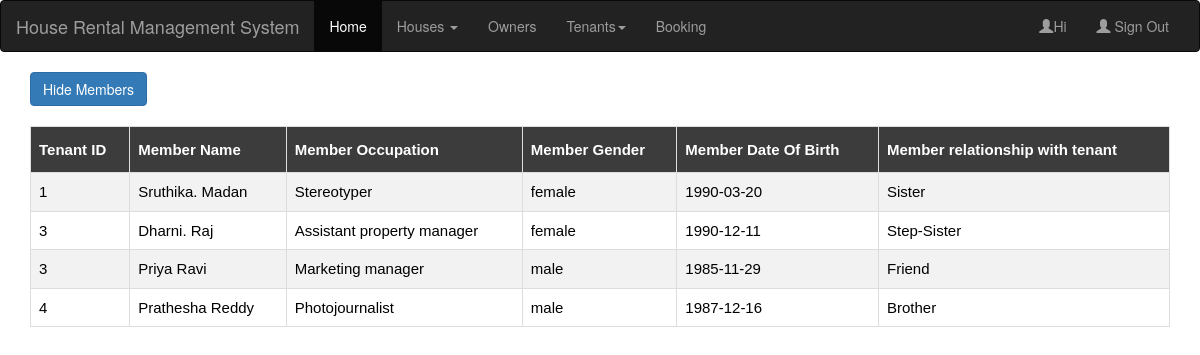
Page /tenant2.php on the committed database.
### tables this page shows
CREATE TABLE IF NOT EXISTS `member` (
  `t_id` int(11) NOT NULL,
  `fname` varchar(20) NOT NULL,
  `lname` varchar(20) NOT NULL,
  `occupation` varchar(50) DEFAULT NULL,
  `gender` varchar(10) DEFAULT NULL,
  `dob` date DEFAULT NULL,
  `relationship` varchar(20) DEFAULT NULL
);

### tenant2.php (the view, shortened to what this page needs)
<!DOCTYPE html>
<html lang="en">
<head>
   <link rel="stylesheet" type="text/css" href="table.css">
  <link rel="stylesheet" href="https://maxcdn.bootstrapcdn.com/bootstrap/3.4.0/css/bootstrap.min.css">
</head>
<body>
<nav class="navbar navbar-inverse">
  <div class="container-fluid">
    <div class="navbar-header">
      <a class="navbar-brand" href="#">House Rental Management System</a>
    </div>
    <div class="collapse navbar-collapse" id="myNavbar">
      <ul class="nav navbar-nav">
        <li class="active"><a href="home.php">Home</a></li>
        <li class="dropdown">
          <a class="dropdown-toggle" data-toggle="dropdown" href="#">Houses <span class="caret"></span></a>
        </li>
        <li><a href="owner.php">Owners</a></li>
        <li class="dropdown">
          <a class="dropdown-toggle" data-toggle="dropdown" href="#">Tenants<span class="caret"></span></a>
          </li>
        <li><a href="booking.php">Booking</a></li>
      </ul>
      <ul class="nav navbar-nav navbar-right">
         <li><a href="#"><span class="glyphicon glyphicon-user"></span>Hi <?php session_start();echo $_SESSION['uname'];?></a>
         </li>
        <li><a href="index.html"><span class="glyphicon glyphicon-user"></span> Sign Out</a></li>
      </ul>
    </div>
  </div>
</nav>
<div class="container">
  <a href="tenant.php" class='btn btn-primary'>Hide Members</a><br><br>
  <table border="1" id="customers">
    <tr>
      <th>Tenant ID</th>
      <th>Member Name</th>
      <th>Member Occupation</th>
      <th>Member Gender</th>
      <th>Member Date Of Birth</th>
      <th>Member relationship with tenant</th>
    </tr>
<?php
include("connection.php");
$query="select * from tenant t join member m on t.t_id=m.t_id";
$data=mysqli_query($conn,$query);
while($result=mysqli_fetch_assoc($data))
{
 echo "<tr><td>".$result['t_id']."</td><td>".$result['fname']." ".$result['lname']."</td><td>".$result['occupation']."</td><td>".$result['gender']."</td><td>".$result['dob']."</td><td>".$result['relationship']."</td></tr>";
}
echo "</table>";
?>
</div>
</body>
</html>

### table.css (style rules this page uses)
table { width:100%; color: black; font-family: monospace; font-size: 15px; text-align: left; border-color: black; border-style: solid; }
#customers { font-family: "Trebuchet MS", Arial, Helvetica, sans-serif; border-collapse: collapse; width: 100%; }
#customers td, #customers th { border: 1px solid #ddd; padding: 8px; }
#customers tr:nth-child(even) { background-color: #f2f2f2; }
#customers th { padding-top: 12px; padding-bottom: 12px; text-align: left; background-color: #3c3c3c; color: white; }

### rows in the picture
member: t "1", fname "Sruthika.", lname "Madan", occupation "Stereotyper", gender "female", dob "1990-03-20", relationship "Sister"
member: t "3", fname "Dharni.", lname "Raj", occupation "Assistant property manager", gender "female", dob "1990-12-11", relationship "Step-Sister"
member: t "3", fname "Priya", lname "Ravi", occupation "Marketing manager", gender "male", dob "1985-11-29", relationship "Friend"
member: t "4", fname "Prathesha", lname "Reddy", occupation "Photojournalist", gender "male", dob "1987-12-16", relationship "Brother"
